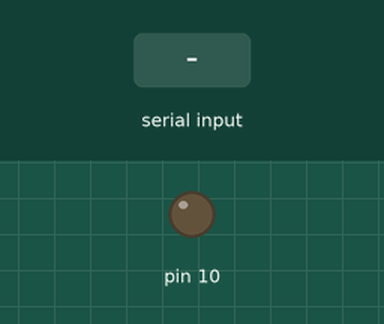
Recording of a sketch running on a simulated Arduino Uno, built with avr-gcc and run on an emulated ATmega328P. Shown: output pins drawn as LEDs (lit = HIGH). Inputs (shaded band) come from the test bench.

Above: at 1.2 s.
1.3 s: "90,45\n" received over Serial
At 1.8 s:
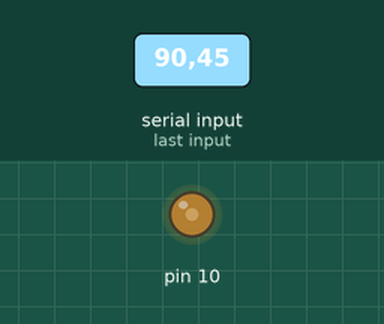
2.8 s: "30,150\n" received over Serial
At 4.0 s:
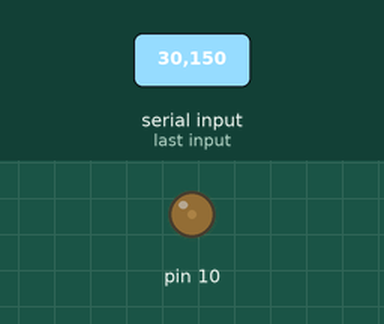
4.3 s: "200\n" received over Serial
At 5.2 s:
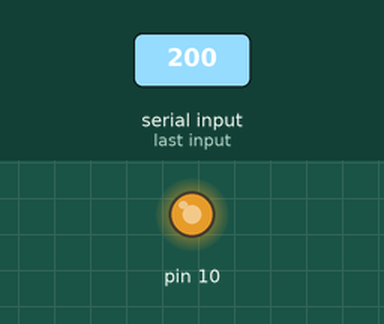
5.8 s: "90\n" received over Serial
At 6.3 s:
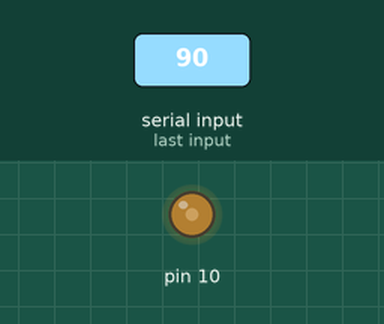
Timing chart, 0 to 8.3 s (numbered marks = the images above; inputs shaded):
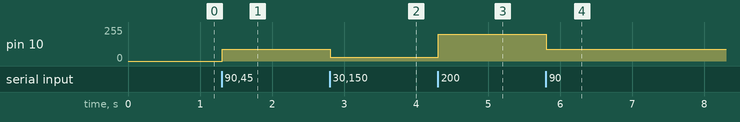

Measured:
- after the input at 1.3 s, pin 10: 0/255 → 90/255 at once
- after the input at 2.8 s, pin 10: 90/255 → 30/255 at once
- after the input at 4.3 s, pin 10: 30/255 → 200/255 at once
- after the input at 5.8 s, pin 10: 200/255 → 90/255 at once

The sketch:

lightcontrol.ino
```cpp
void setup() {
  Serial.begin(9600);
  pinMode(10,OUTPUT);
}

void loop() {
  if(Serial.available()){
    String s = Serial.readStringUntil('\n');
    int lightPower = s.toInt();

    analogWrite(10,lightPower);

    }
}
```
